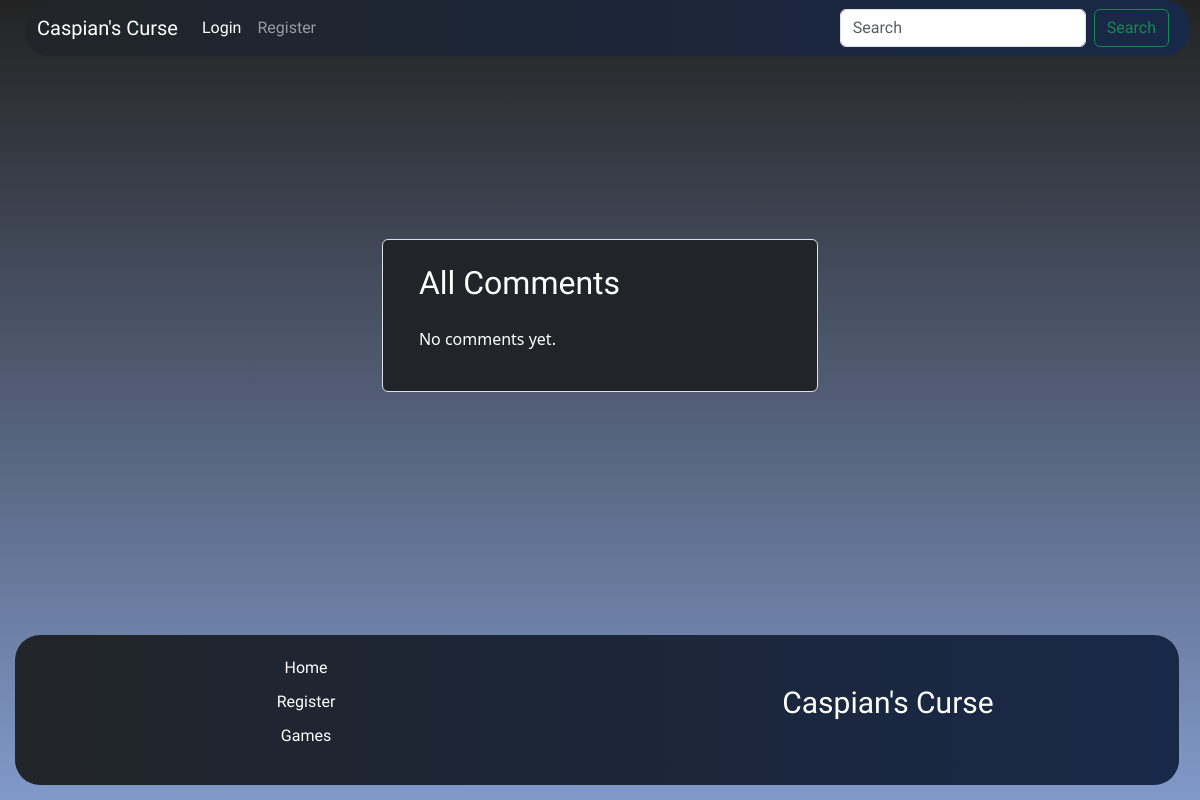
The page /all_comments on the database as committed earlier.
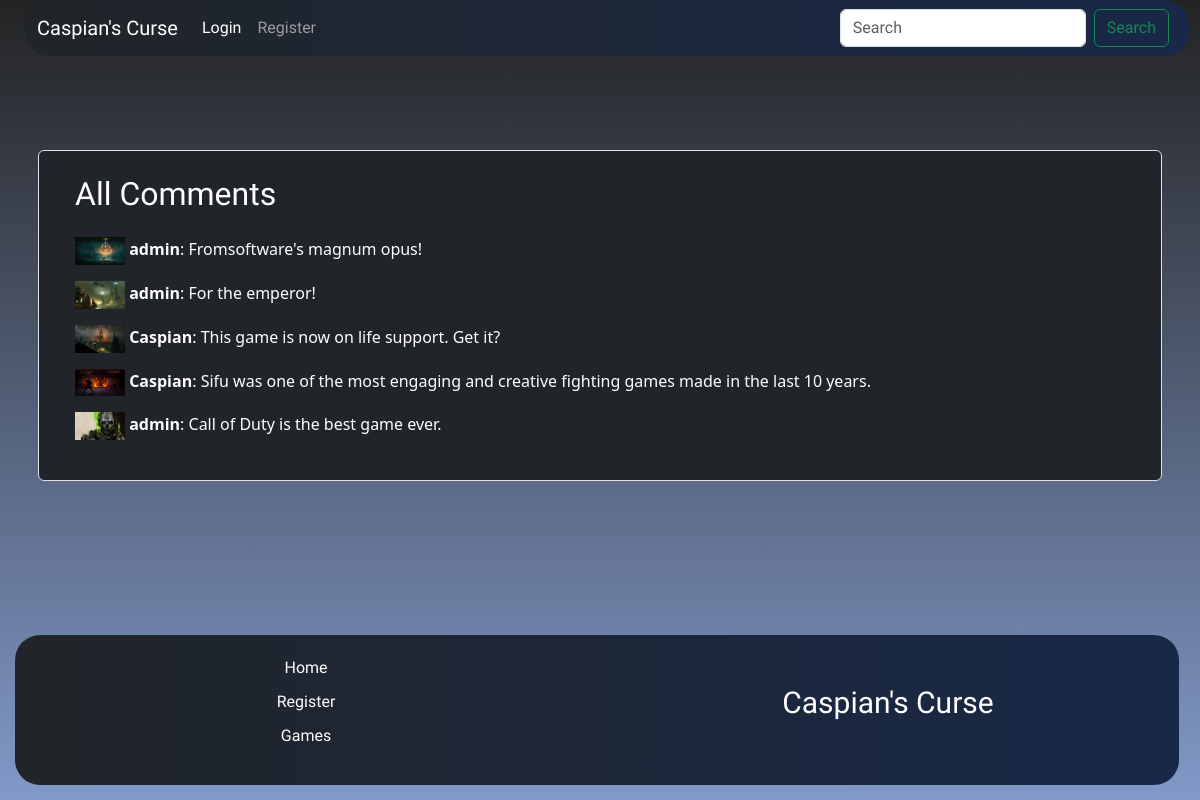
The same page on the database as committed later.
### oyunlar/models.py (models this page shows, shortened)
class Comment(models.Model):
    commentedGame = models.ForeignKey(Game, on_delete=models.CASCADE,  related_name='comments')
    commenter = models.ForeignKey(User, on_delete=models.CASCADE)
    content = models.TextField()
    created_at = models.DateTimeField(auto_now_add=True)
    class Meta:
        ordering = ['-created_at']

class Game(models.Model):
    user = models.ForeignKey(User, on_delete=models.CASCADE, null=True)
    oyunTuru = models.ForeignKey(Genre, on_delete=models.SET_NULL, null=True)
    oyunPlatformu = models.ManyToManyField(Platform, blank=True)
    oyunCikisTarihi = models.ForeignKey(ReleaseDate,  on_delete=models.SET_NULL, null=True, blank=True)
    oyunIsim = models.CharField(max_length=100)
    oyunAciklama = RichTextField(max_length=10000)
    oyunResim = models.ImageField(upload_to='oyunlar/')
    upvote_count = models.IntegerField(default=0)

### oyunlar/views.py (the view)
# urls.py: path('all_comments', all_comments, name='all_comments'),
def all_comments(request):
    comments = Comment.objects.all()
    context = {
        'comments':comments
    }
    return render(request, 'all_comments.html',context)

### oyunlar/context_processors.py (called while the page is built)
def user_game_count(request):
    if request.user.is_authenticated:
        user = request.user
        count = Game.objects.filter(user=user).count()
    else:
        count = 0
    return {'user_game_count': count}

def game_count(request):
    count = Game.objects.count()
    return {'game_count': count}

### templates/all_comments.html
{% extends "index.html" %}
{% load static %}
{% block content %}
    <div class="container mt-3 d-flex align-items-center justify-content-center">
    <div class="row border rounded-2 p-4 bg-dark">
    <h2 class="mb-4">All Comments</h2>
    {% if comments %}
        {% for comment in comments %}
            <p>
                <img src="{{ comment.commentedGame.oyunResim.url }}" alt="Game Image" width="50">
                <strong>{{ comment.commenter.username }}</strong>: {{ comment.content }}
            </p>
        {% endfor %}
    {% else %}
        <p>No comments yet.</p>
    {% endif %}
    </div>
    </div>
{% endblock %}

Rows that differ between the two databases and show on the page:
added Comment: commentedGame.oyunResim (picture), commenter.username "admin", content "Fromsoftware's magnum opus!"
added Comment: commentedGame.oyunResim (picture), commenter.username "admin", content "For the emperor!"
added Comment: commentedGame.oyunResim (picture), commenter.username "Caspian", content "This game is now on life support. Get it?"
added Comment: commentedGame.oyunResim (picture), commenter.username "Caspian", content "Sifu was one of the most engaging and creative fighting games made in the last 10 years."
added Comment: commentedGame.oyunResim (picture), commenter.username "admin", content "Call of Duty is the best game ever."
Other text that changed with them:
text no longer shown: "No comments yet."
